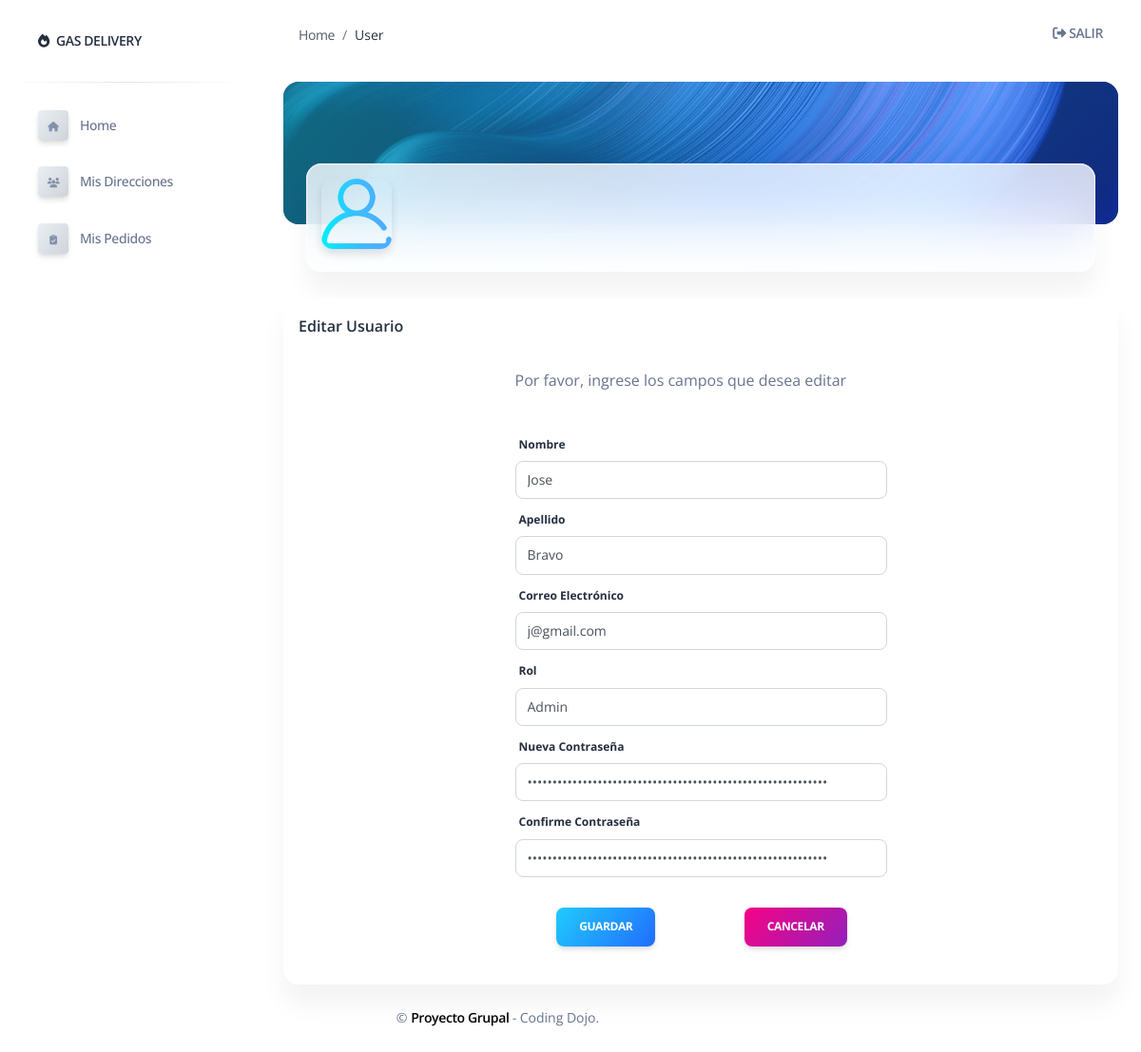
Before: /user_cli/4/edit with the older database file.
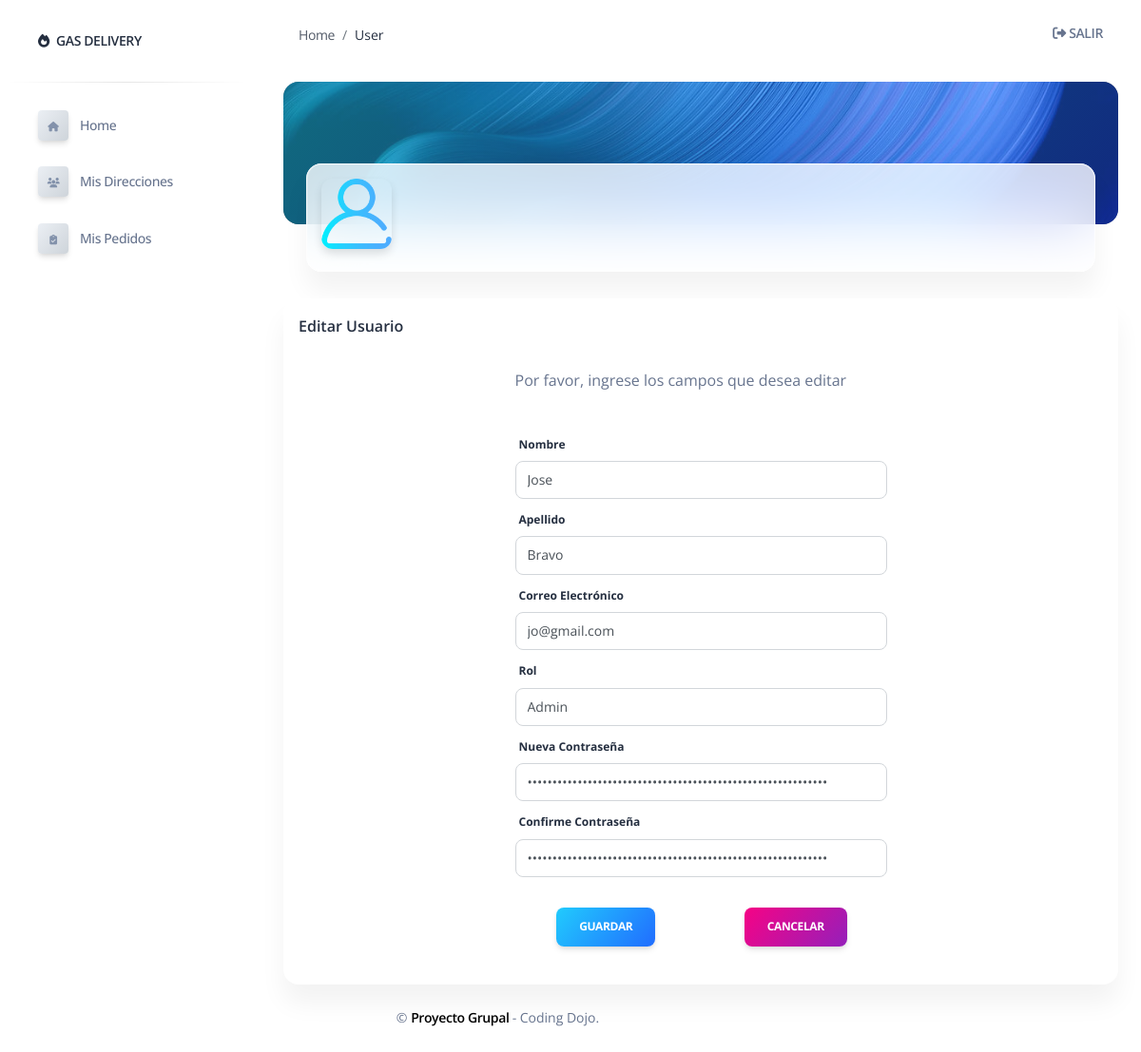
After: the same page with the newer database file.
### gasbravo/models.py (models this page shows)
class User (models.Model):
    first_name = models.CharField(max_length=50)
    last_name = models.CharField(max_length=55)
    email = models.CharField(max_length=55)
    password = models.CharField(max_length=55)
    user_rol = models.ForeignKey(Rol, related_name="user_rol", on_delete=models.CASCADE)
    created_at = models.DateField(auto_now_add=True)
    updated_at = models.DateField(auto_now=True)
    objects = UserManager()

class Rol (models.Model):
    ROLES = (
        ('Cliente', 'Cliente'),
        ('Admin', 'Admin'),
    )
    roles = models.CharField(max_length=50, choices = ROLES, null=True)

### gasbravo/views.py (the view, shortened to what this page needs)
# urls.py: path('user_cli/<int:number>/edit', views.edit_usr_cl),
def edit_usr_cl(request, number):
    if request.method=='GET':
        content={
            'user': User.objects.get(id=number),
            'allroles': Rol.objects.all()
        }
        return render(request,'edit_user_cl.html', content)

### gasbravo/templates/edit_user_cl.html (shortened to what the changed rows need)
{% extends 'layouts/base-cl.html' %} {% block title %} Editar Usuario {% endblock title %}
{% block stylesheets %}{% endblock stylesheets %} {% block content %}
<div class="container-fluid py-4">
    <div class="row my-1">
        <div class="col-12">
            <div class="card mb-2">
                <div class="col-xl-6 col-lg-5 col-md-6 d-flex flex-column mx-auto">
                    <div class="card card-plain mt-1">
                        <div class="card-body">
                            <form role="form text-left" method="post" action="/user_usr/update/{{user.id}}">
                                <div class="mb-2">
                                    <input type="text" class="form-control" name="first_name" placeholder="Ingrese el nuevo nombre" value="{{user.first_name}}" required>
                                </div>
                                <div class="mb-2">
                                    <input type="text" class="form-control" name="last_name" placeholder="Ingrese el nuevo apellido" value="{{user.last_name}}" required>
                                </div>
                                <div class="mb-2">
                                    <input type="email" class="form-control" name="email" placeholder="Ingrese el nuevo correo electrónico" value="{{user.email}}" required>
                                </div>
                                <div class="mb-2">
                                    <select class="form-control" name="user_rol" id="user_rol">
                                    <option value="{{user.user_rol.id}}" selected >{{user.user_rol.roles}}</option>
                                     </select>
                                </div>
                                <div class="mb-2">
                                    <input type="password" class="form-control" name="password" placeholder="Ingrese nueva contraseña" value="{{user.password}}" required>
                                </div>
                                <div class="mb-2">
                                    <input type="password" class="form-control" name="confirm_password" placeholder="Ingrese nueva contraseña" value="{{user.password}}" required>
                                </div>
                            </form>
                        </div>
                    </div>
                </div>
            </div>
        </div>
    </div>
</div>
{% endblock content %}

Changed rows visible on the page:
changed User "Jose": email "j@gmail.com" → "jo@gmail.com"
